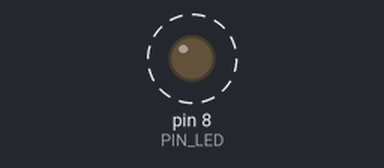
This sketch was run on a simulated Arduino Uno, built with avr-gcc and run on an emulated ATmega328P. On the bench: output pins drawn as LEDs (lit = HIGH). Dashed ring = blinking. What the sketch prints to the serial monitor is not drawn.

Above: at 0.6 s.
Timing chart, 0 to 3.0 s (numbered marks = the images above):
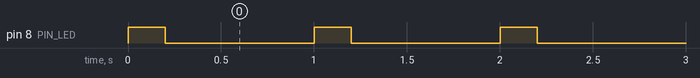

Measured:
- by itself, pin 8 (PIN_LED): alternates HIGH for 0.20 s and LOW for 0.80 s

The sketch:

Ejercicio1.ino
```cpp
const int PIN_LED = 8;
int contador = 0;

void setup() {
  pinMode(PIN_LED, OUTPUT);
  Serial.begin(9600);
  Serial.println("Iniciando programa con PIN 8...");
}

void loop() {
  contador++;

  digitalWrite(PIN_LED, HIGH);
  Serial.print("[#");
  Serial.print(contador);
  Serial.println("] LED -> ENCENDIDO");
  delay(200);

  digitalWrite(PIN_LED, LOW);
  Serial.print("[#");
  Serial.print(contador);
  Serial.println("] LED -> APAGADO");
  delay(800);
}
```
